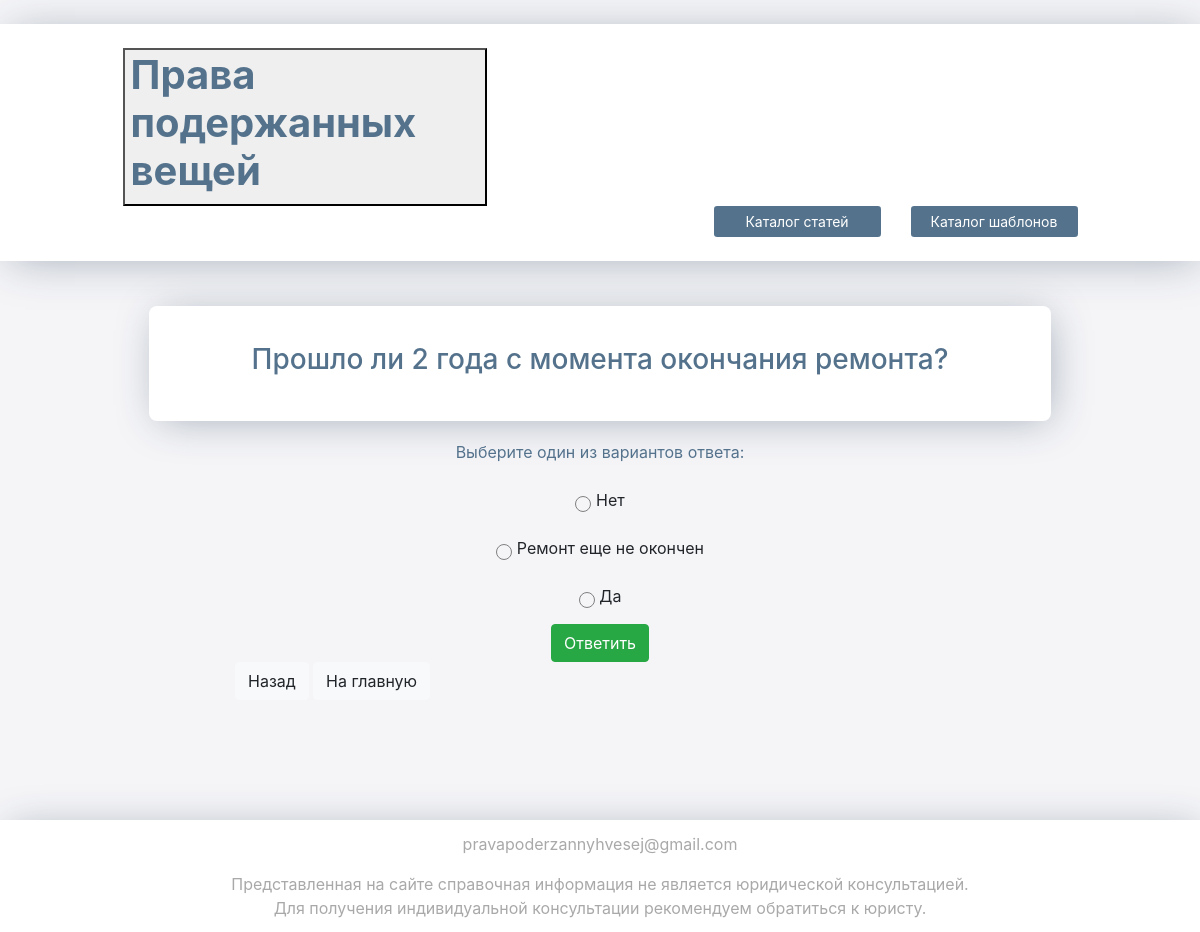
The page /repair/question/26/ on the database its author committed.
### second_help/models.py (models this page shows)
class Answer(models.Model):
    question = models.ForeignKey('Question', on_delete=models.CASCADE, related_name='question',
                                 verbose_name="Текущий вопрос")
    text = models.CharField(max_length=150)
    next_question = models.ForeignKey('Question', on_delete=models.CASCADE, related_name="next_question",
                                      verbose_name="Следующий вопрос", null=True, blank=True)
    solution = models.ForeignKey('Solution', on_delete=models.CASCADE, null=True, blank=True, related_name="solution",
                                 verbose_name="решение")
    class Meta:
        verbose_name = "Ответ"
        verbose_name_plural = "Ответы"

### second_help/views.py (the view)
# urls.py: path('repair/question/<int:question_id>/', views.show_question, name='show_repair_question'),
def show_question(request, question_id):
    question = Question.objects.get(id=question_id)
    answers = Answer.objects.filter(question=question)
    return render(request, 'question.html', {'question': question, 'answers': answers})

### second_help/models.py (called while the page is built)
    def __str__(self):
        return self.solution_text

### templates/question.html (shortened to what this page needs)
<!DOCTYPE html>
<html lang="ru">
<html>
<head>
    <link rel="stylesheet" href="https://cdn.jsdelivr.net/npm/bootstrap@4.3.1/dist/css/bootstrap.min.css"
>
    {% load static %}
    <link rel="stylesheet" type="text/css" href="{% static 'css/style.css' %}">
</head>
<body>
<body style="background-color: #f5f5f8;">
    <div class="content">
    <div class="menu">
        <div class="row">
            <div class="col-lg-4 offset-lg-1">
                <button class="btn-style-3" onclick="goHome()"><h1 class="text-style text-left"> <strong>Права подержанных вещей</strong></button>
            </div>
        </div>
        <div class="row">
                <div class="col-lg-2 offset-lg-7">
                    <button type="button" class="btn  btn-lg btn-block btn-style-2 btn-sm" onclick="window.location.href = '/tag_search/'">Каталог статей</button>
                </div>
                <div class="col-lg-2 ">
                    <button type="button" class="btn btn-style-2 btn-lg btn-block btn-sm" onclick="window.location.href = '/all_docs/'">Каталог шаблонов</button>
                </div>
        </div>
    </div>
        <div class="container">
            <div class="row">
                <div class="col-lg-10 offset-lg-1">
                    <div class="question-blok text-center text-style">
                        <h3>
                        {% for word in question.question_wording.split %}
                            {% if word == "технически_сложным?" %}
                                <a href="/articles/С_Что_такое_технически_сложный_товар.html">технически сложным?</a>
                            {% elif word == "основанием_для_возврата_товара" %}
                                <a href="https://www.consultant.ru/cons/cgi/online.cgi?req=doc&base=LAW&n=373622&cacheid=A2B67F97EF8FF60FE98669AEE7C1D2E6&mode=splus&rnd=cyi0SA#VlDs9JUeVQOhfeql">основанием для возврата товара</a>
                            {% elif word == "срок_службы" %}
                                <a href="/articles/С-Что_такое_срок_службы.html">срок службы</a>
                            {% elif word == "товаром_длительного_пользования?" %}
                                <a href="/articles/С_Что_такое_товар_длительного_пользования.html">товаром длительного пользования?</a>
                            {% elif word == "гарантийный_срок" %}
                                <a href="/articles/С-Что_такое_гарантииныи_срок.html">гарантийный срок</a>
                            {% elif word == "технические_документы" %}
                                <a href="/articles/С_Что_такое_технические_документы_на_товар.html">технические документы</a>
                            {% elif word == "физического_лица?" %}
                                <a href="/articles/Готово_Чем_физическое_лицо_отличается_от_юридического_лица.html">физического лица ?</a>
                            {% elif word == "10_лет" %}
                                <a href="https://www.consultant.ru/cons/cgi/online.cgi?req=doc&rnd=hxpb8Q&base=LAW&n=454123&dst=100038&field=134">10 лет</a>
                            {% elif word == "существенные_недостатки?" %}
                                <a href="/articles/Готово_Что_такое_существенныи_недостаток.html">существенные недостатки?</a>
                            {% else %}
                                {{ word }}
                            {% endif %}
                        {% endfor %}
                        </h3>
                    </div>
                    <p class="text-style text-center">Выберите один из вариантов ответа:</p>
                </div>
            </div>
            <div class="row">
                <div class="col-lg-8 offset-lg-2">
                    <div class=" text-center ">
                        <form>
                            {% for answer in answers %}
                            <label>
                                <span>{{ answer.text }}</span>
                            </label>
                            <br>
                            {% endfor %}
                            <button type="button" class="btn btn-success" onclick="redirect(event)">Ответить</button>
                        </form>
                    </div>
                </div>
            </div>
            <div class="row">
                <div class="col-lg-8 offset-lg-2">
                    <button type="button" class="btn btn-light" onclick="goBack()">Назад</button>
                    <button type="button" class="btn btn-light" onclick="goHome()">На главную</button>
                </div>
            </div>
</div>
</div>
<footer class="footer">
    <p>pravapoderzannyhvesej@gmail.com</p>
    Представленная на сайте справочная информация не является юридической консультацией.
    <br>
    Для получения индивидуальной консультации рекомендуем обратиться к юристу.
    <br>
</footer>
    </body>
    </html>

### static/css/style.css (style rules this page uses)
.text-style { color: #54728c; }
.text-left { text-align: left; }
.menu { margin-bottom: 3%; margin-top: 2%; -webkit-box-shadow: 4px 4px 42px -6px rgba(34, 60, 80, 0.39); -moz-box-shadow: 4px 4px 42px -6px rgba(34, 60, 80, 0.39); box-shadow: 4px 4px 42px -6px rgba(34, 60, 80, 0.39); padding: 2%; background-color: white; }
html, body { height: 100%; }
body { display: flex; flex-direction: column; }
.content { flex: 1 0 auto; }
.footer { flex-shrink: 0; margin-top: 10%; padding:1%; -webkit-box-shadow: 4px 4px 42px -6px rgba(34, 60, 80, 0.39); -moz-box-shadow: 4px 4px 42px -6px rgba(34, 60, 80, 0.39); box-shadow: 4px 4px 42px -6px rgba(34, 60, 80, 0.39); background-color: white; text-align: center; color: darkgray; }
.question-blok { padding: 4%; background-color: white; margin: 1% ; margin-bottom: 2%; -webkit-box-shadow: 4px 4px 42px -6px rgba(34, 60, 80, 0.39); -moz-box-shadow: 4px 4px 42px -6px rgba(34, 60, 80, 0.39); box-shadow: 4px 4px 42px -6px rgba(34, 60, 80, 0.39); border-radius: 8px; }
.container { margin-top: 3%; }
.btn-style-2 { background-color: #54728c !important; color: white !important; }
label > input[type="radio"] + *::before { content: ""; display: inline-block; vertical-align: bottom; width: 1rem; height: 1rem; margin-right: 0.3rem; border-radius: 50%; border-style: solid; border-width: 0.1rem; border-color: gray; user-select: none; }
label > input[type="radio"] + * { display: inline-block; padding: 0.5rem 1rem; }

### rows shown on the page
Answer: text "Нет"
Answer: text "Ремонт еще не окончен"
Answer: text "Да"

### other values the page prints
{{ word }} "Прошло" "ли" "2" "года" "с" "момента" "окончания" "ремонта?"
